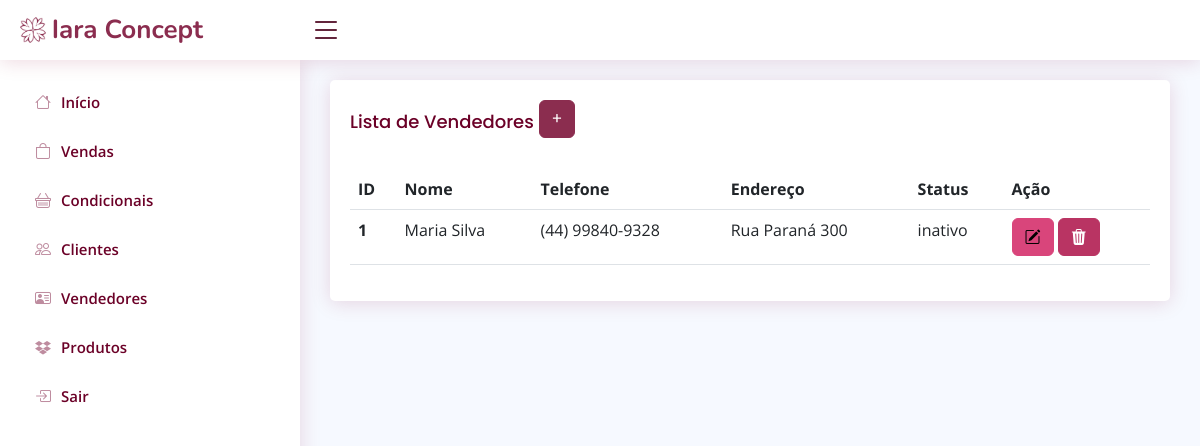
Page /listarVendedor.php (signed in) on the committed database.
### tables this page shows
CREATE TABLE `vendedor` (
  `id` int(11) NOT NULL,
  `nome` varchar(100) NOT NULL,
  `telefone` varchar(20) DEFAULT NULL,
  `endereco` varchar(100) DEFAULT NULL,
  `status` varchar(20) NOT NULL
);

### listarVendedor.php (the view, shortened to what this page needs)
<!DOCTYPE html>
<?php
require_once("conexao.php");
$sql = "select * from vendedor";
$resultado = mysqli_query($conexao, $sql);
?>
<?php require_once("cabecalho.php") ?>
<main id="main" class="main">
    <section class="section">
          <div class="card">
            <div class="card-body">
              <h5 class="card-title">Lista de Vendedores
                <a href="cadastrarVendedor.php"><button type="button" class="btn btn-primary mb-2">+
              </button></a>
              </h5>
              <table class="table">
                <thead>
                    <tr>
                        <th scope="col">ID</th>
                        <th scope="col">Nome</th>
                        <th scope="col">Telefone</th>
                        <th scope="col">Endereço</th>
                        <th scope="col">Status</th>
                        <th scope="col">Ação</th>
                    </tr>
                </thead>
                <tbody>
                 <?php while ($linha = mysqli_fetch_array($resultado)) { ?>
                    <tr>
                        <th>
                        <?= $linha['id'] ?>
                        </th>
                        <td>
                        <?= $linha['nome'] ?>
                        </td>
                        <td>
                        <?= $linha['telefone'] ?>
                        </td>
                        <td>
                        <?= $linha['endereco'] ?>
                        </td>
                        <td>
                        <?= $linha['status'] ?>
                        </td>
                        <td><a href="alterarVendedor.php?id=<?= $linha['id'] ?>" class="btn btn-warning"><i
                            class="bi bi-pencil-square"></i></a>
                        <a href="listarVendedor.php? id=<?= $linha['id'] ?>" class="btn btn-danger"
                            onclick="return confirm('Deseja excluir mesmo?')">
                            <i class="bi bi-trash3-fill"></i>
                        </a>
                    </tr>
                    <?php } ?>
                </tbody>
              </table>
            </div>
          </div>
    </section>
</main>
<?php require_once("rodape.php") ?>

### assets/css/style.css (style rules this page uses)
:root { scroll-behavior: smooth; }
body { font-family: "Open Sans", sans-serif; background: #f6f9ff; color: #444444; }
a { color: #4154f1; text-decoration: none; }
h1, h2, h3, h4, h5, h6 { font-family: "Nunito", sans-serif; }
#main { margin-top: 60px; padding: 20px 30px; transition: all 0.3s; }
.card { margin-bottom: 30px; border: none; border-radius: 5px; box-shadow: 0px 2px 20px #92003627; }
.card-title { padding: 20px 0 15px 0; font-size: 18px; font-weight: 500; color: #6b0027; font-family: "Poppins", sans-serif; }
.card-body { padding: 0 20px 20px 20px; }
@media (min-width: 1200px) { #main, #footer { margin-left: 300px; } }

### rows in the picture
vendedor: id "1", nome "Maria Silva", telefone "(44) 99840-9328", endereco "Rua Paraná 300", status "inativo"
